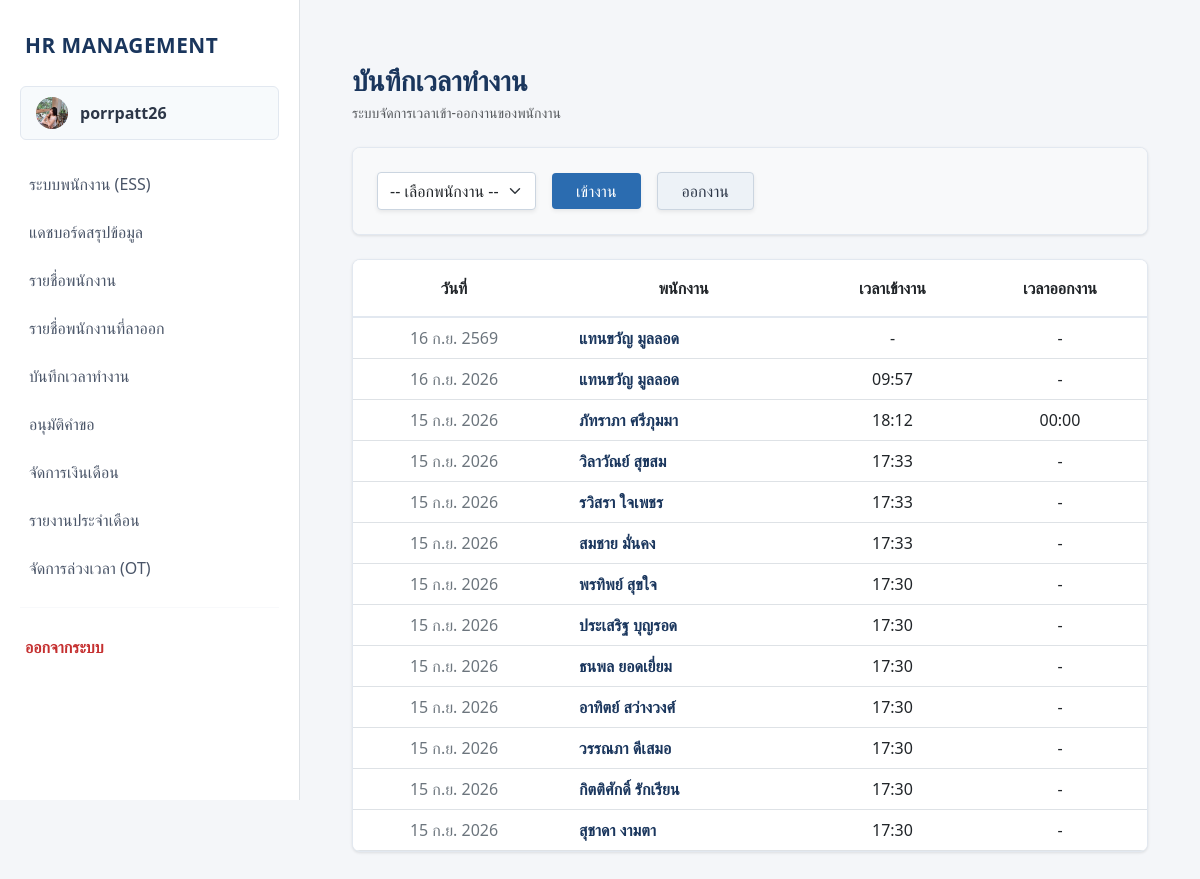
Page /attendance/ (signed in) on the earlier database version.
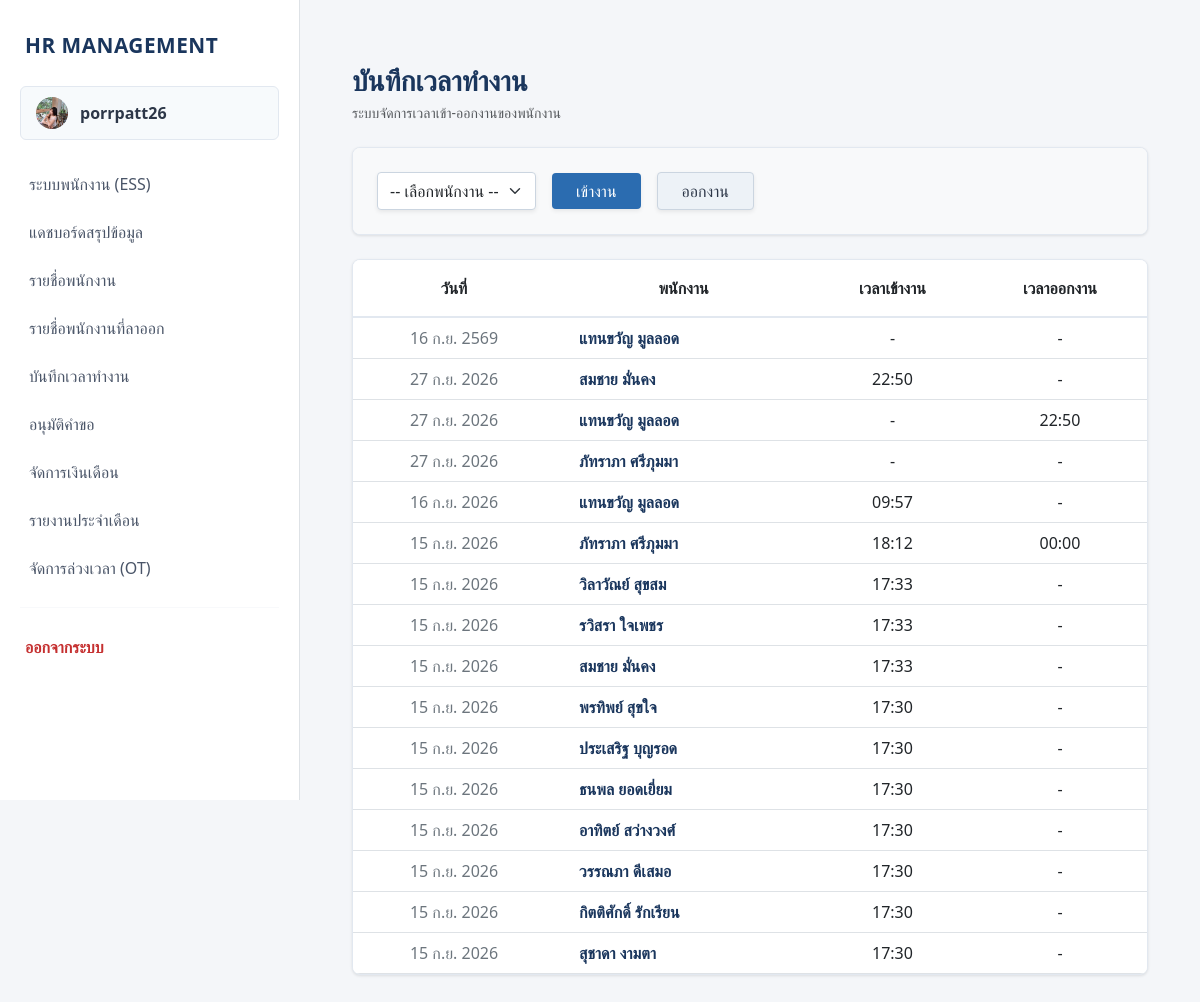
Same page on the later database version.
### myapp/models.py (models this page shows, shortened)
class Attendance(models.Model):
    employee = models.ForeignKey(Employee, on_delete=models.CASCADE, verbose_name="พนักงาน")
    date = models.DateField(default=timezone.now, verbose_name="วันที่")
    check_in = models.TimeField(null=True, blank=True, verbose_name="เวลาเข้างาน")
    check_out = models.TimeField(null=True, blank=True, verbose_name="เวลาออกงาน")
    overtime_hours = models.DecimalField(max_digits=4, decimal_places=2, default=0.0, verbose_name="ชั่วโมง OT")
    class Meta:
        unique_together = ['employee', 'date']
        ordering = ['-date', '-check_in']

class Employee(models.Model):
    title = models.CharField(max_length=10, choices=TITLE_CHOICES, default='นาย', verbose_name="คำนำหน้าชื่อ")
    first_name = models.CharField(max_length=100, verbose_name="ชื่อ")
    last_name = models.CharField(max_length=100, verbose_name="นามสกุล")
    gender = models.CharField(max_length=1, choices=GENDER_CHOICES, verbose_name="เพศ")
    birth_date = models.DateField(verbose_name="วัน-เดือน-ปี เกิด (YYYY-MM-DD)")
    salary = models.DecimalField(max_digits=10, decimal_places=2, verbose_name="เงินเดือน")
    department = models.CharField(max_length=20, choices=DEPT_CHOICES, verbose_name="แผนก")
    position = models.CharField(max_length=100, null=True, blank=True, verbose_name="ตำแหน่ง")
    hire_date = models.DateField(null=True, blank=True, verbose_name="วันที่เริ่มทำงาน")
    status = models.CharField(max_length=20, choices=STATUS_CHOICES, default='active', verbose_name="สถานะพนักงาน")
    phone_number = models.CharField(max_length=15, null=True, blank=True, verbose_name="เบอร์โทรศัพท์")
    bank_name = models.CharField(max_length=50, choices=BANK_CHOICES, null=True, blank=True, verbose_name="ชื่อธนาคาร")
    bank_account = models.CharField(max_length=50, null=True, blank=True, verbose_name="เลขบัญชีธนาคาร")
    photo = models.ImageField(upload_to='employee_photos/', null=True, blank=True, verbose_name="รูปภาพประจำตัว")

### myapp/views.py (the view, shortened to what this page needs)
# urls.py: path('attendance/', views.attendance_view, name='attendance'),
@login_required
@user_passes_test(is_admin, login_url='ess_dashboard')
def attendance_view(request):
    attendances = Attendance.objects.all().order_by('-date', '-check_in')
    employees = Employee.objects.all()
    return render(request, 'attendance.html', {'attendances': attendances, 'employees': employees})

### myapp/context_processors.py (called while the page is built)
def get_employee_data(request):
    if request.user.is_authenticated:
        emp = Employee.objects.filter(
            first_name=request.user.first_name,
            last_name=request.user.last_name
        ).first()
        return {'current_emp': emp}
    return {}

### myapp/views.py (called while the page is built)
def is_admin(user):
    return user.is_staff

### templates/attendance.html (shortened to what this page needs)
{% extends 'basetemplate.html' %}
{% block content %}
<div class="container mt-4 mb-5">
    <div class="mb-4">
        <h3 class="fw-bold text-corporate-blue mb-1">บันทึกเวลาทำงาน</h3>
        <p class="text-muted small">ระบบจัดการเวลาเข้า-ออกงานของพนักงาน</p>
    </div>
    <div class="card card-custom mb-4">
        <div class="card-body p-4 bg-light">
            <form method="POST" action="" class="d-flex flex-wrap gap-3 align-items-center">
                <select name="employee_id" class="form-select form-select-custom w-auto shadow-sm" required>
                    <option value="">-- เลือกพนักงาน --</option>
                </select>
                <button type="submit" name="action" value="check_in" class="btn btn-primary-corporate px-4 shadow-sm" style="border-radius: 4px;">เข้างาน</button>
                <button type="submit" name="action" value="check_out" class="btn btn-secondary-corporate px-4 shadow-sm" style="border-radius: 4px;">ออกงาน</button>
            </form>
        </div>
    </div>
    <div class="card card-custom">
        <div class="card-body p-0">
            <div class="table-responsive">
                <table class="table table-hover align-middle text-center mb-0">
                    <thead class="table-custom-header">
                        <tr>
                            <th class="py-3">วันที่</th>
                            <th class="py-3">พนักงาน</th>
                            <th class="py-3">เวลาเข้างาน</th>
                            <th class="py-3">เวลาออกงาน</th>
                        </tr>
                    </thead>
                    <tbody>
                        {% for att in attendances %}
                        <tr>
                            <td class="text-secondary">{{ att.date|date:"d M Y" }}</td>
                            <td class="fw-semibold text-corporate-blue text-start ps-4">{{ att.employee.first_name }} {{ att.employee.last_name }}</td>
                            <td>{{ att.check_in|time:"H:i"|default:"-" }}</td>
                            <td>{{ att.check_out|time:"H:i"|default:"-" }}</td>
                        </tr>
                        {% empty %}
                        <tr>
                            <td colspan="4" class="py-5 text-muted text-center">ไม่มีข้อมูลบันทึกเวลา</td>
                        </tr>
                        {% endfor %}
                    </tbody>
                </table>
            </div>
        </div>
    </div>
</div>
{% endblock %}

Differences in the rows shown:
added Attendance: date "27 ก.ย. 2026", employee.first_name "สมชาย", employee.last_name "มั่นคง", check_in "22:50", check_out "-"
added Attendance: date "27 ก.ย. 2026", employee.first_name "แทนขวัญ", employee.last_name "มูลลอด", check_in "-", check_out "22:50"
added Attendance: date "27 ก.ย. 2026", employee.first_name "ภัทราภา", employee.last_name "ศรีภุมมา", check_in "-", check_out "-"
